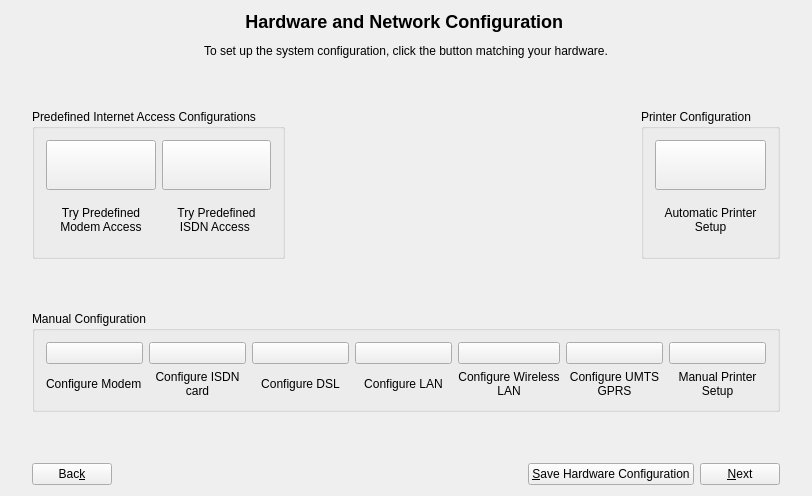
<?xml version="1.0" encoding="UTF-8"?>
<ui version="4.0">
 <author>Archut</author>
 <comment>Dialog for Hardware Configuration</comment>
 <class>GuiHardwareConfigBase</class>
 <widget class="QWidget" name="GuiHardwareConfigBase">
  <property name="geometry">
   <rect>
    <x>0</x>
    <y>0</y>
    <width>812</width>
    <height>496</height>
   </rect>
  </property>
  <property name="sizePolicy">
   <sizepolicy hsizetype="Expanding" vsizetype="Expanding">
    <horstretch>0</horstretch>
    <verstretch>0</verstretch>
   </sizepolicy>
  </property>
  <property name="windowTitle">
   <string>OS Config</string>
  </property>
  <layout class="QHBoxLayout">
   <item>
    <spacer name="spacer13">
     <property name="orientation">
      <enum>Qt::Horizontal</enum>
     </property>
     <property name="sizeType">
      <enum>QSizePolicy::Expanding</enum>
     </property>
     <property name="sizeHint" stdset="0">
      <size>
       <width>5</width>
       <height>31</height>
      </size>
     </property>
    </spacer>
   </item>
   <item>
    <layout class="QVBoxLayout">
     <item>
      <widget class="QLabel" name="labelCaption">
       <property name="text">
        <string>&lt;h2 align=&quot;center&quot;&gt;Hardware and Network Configuration&lt;/h2&gt;

&lt;p align=&quot;center&quot;&gt; To set up the system configuration, click the button matching your hardware.&lt;/p&gt;</string>
       </property>
       <property name="wordWrap">
        <bool>false</bool>
       </property>
      </widget>
     </item>
     <item>
      <spacer name="spacer">
       <property name="orientation">
        <enum>Qt::Vertical</enum>
       </property>
       <property name="sizeType">
        <enum>QSizePolicy::Expanding</enum>
       </property>
       <property name="sizeHint" stdset="0">
        <size>
         <width>20</width>
         <height>16</height>
        </size>
       </property>
      </spacer>
     </item>
     <item>
      <layout class="QHBoxLayout">
       <item>
        <widget class="QGroupBox" name="groupBoxPredefinedConfigs">
         <property name="minimumSize">
          <size>
           <width>0</width>
           <height>150</height>
          </size>
         </property>
         <property name="title">
          <string>Predefined Internet Access Configurations</string>
         </property>
         <layout class="QGridLayout">
          <item row="1" column="1">
           <widget class="QLabel" name="textLabel1">
            <property name="text">
             <string>&lt;p align=center&gt;Try Predefined&lt;br&gt;
ISDN Access &lt;/p&gt;</string>
            </property>
            <property name="wordWrap">
             <bool>false</bool>
            </property>
           </widget>
          </item>
          <item row="0" column="0">
           <widget class="QPushButton" name="buttonPredefinedModem">
            <property name="sizePolicy">
             <sizepolicy hsizetype="Preferred" vsizetype="Preferred">
              <horstretch>0</horstretch>
              <verstretch>0</verstretch>
             </sizepolicy>
            </property>
            <property name="whatsThis">
             <string>Modem</string>
            </property>
            <property name="text">
             <string/>
            </property>
            <property name="icon">
             <iconset resource="../../moneypenny.qrc">
              <normaloff>:/images/nfs_unmount.png</normaloff>:/images/nfs_unmount.png</iconset>
            </property>
            <property name="iconSize">
             <size>
              <width>48</width>
              <height>48</height>
             </size>
            </property>
           </widget>
          </item>
          <item row="1" column="0">
           <widget class="QLabel" name="labelPredefined">
            <property name="text">
             <string>&lt;p align= &quot;center&quot;&gt;Try Predefined
Modem Access&lt;/p&gt;</string>
            </property>
            <property name="wordWrap">
             <bool>true</bool>
            </property>
           </widget>
          </item>
          <item row="0" column="1">
           <widget class="QPushButton" name="buttonPredefinedISDN">
            <property name="sizePolicy">
             <sizepolicy hsizetype="Preferred" vsizetype="Preferred">
              <horstretch>0</horstretch>
              <verstretch>0</verstretch>
             </sizepolicy>
            </property>
            <property name="whatsThis">
             <string>ISDN</string>
            </property>
            <property name="text">
             <string/>
            </property>
            <property name="icon">
             <iconset resource="../../moneypenny.qrc">
              <normaloff>:/images/nfs_unmount.png</normaloff>:/images/nfs_unmount.png</iconset>
            </property>
            <property name="iconSize">
             <size>
              <width>48</width>
              <height>48</height>
             </size>
            </property>
           </widget>
          </item>
         </layout>
        </widget>
       </item>
       <item>
        <spacer name="spacer8_2">
         <property name="orientation">
          <enum>Qt::Horizontal</enum>
         </property>
         <property name="sizeType">
          <enum>QSizePolicy::Expanding</enum>
         </property>
         <property name="sizeHint" stdset="0">
          <size>
           <width>17</width>
           <height>20</height>
          </size>
         </property>
        </spacer>
       </item>
       <item>
        <widget class="QGroupBox" name="groupBox3">
         <property name="title">
          <string>Printer Configuration</string>
         </property>
         <layout class="QVBoxLayout">
          <item>
           <widget class="QPushButton" name="buttonPrinterAuto">
            <property name="sizePolicy">
             <sizepolicy hsizetype="Preferred" vsizetype="Preferred">
              <horstretch>0</horstretch>
              <verstretch>0</verstretch>
             </sizepolicy>
            </property>
            <property name="whatsThis">
             <string>Printer</string>
            </property>
            <property name="text">
             <string/>
            </property>
            <property name="icon">
             <iconset resource="../../moneypenny.qrc">
              <normaloff>:/images/printer1.png</normaloff>:/images/printer1.png</iconset>
            </property>
            <property name="iconSize">
             <size>
              <width>48</width>
              <height>48</height>
             </size>
            </property>
           </widget>
          </item>
          <item>
           <widget class="QLabel" name="labelPrinter">
            <property name="text">
             <string>&lt;p align=&quot;center&quot;&gt;Automatic
Printer Setup&lt;/p&gt;</string>
            </property>
            <property name="scaledContents">
             <bool>false</bool>
            </property>
            <property name="wordWrap">
             <bool>true</bool>
            </property>
           </widget>
          </item>
         </layout>
        </widget>
       </item>
      </layout>
     </item>
     <item>
      <spacer name="spacer14">
       <property name="orientation">
        <enum>Qt::Vertical</enum>
       </property>
       <property name="sizeType">
        <enum>QSizePolicy::Expanding</enum>
       </property>
       <property name="sizeHint" stdset="0">
        <size>
         <width>20</width>
         <height>16</height>
        </size>
       </property>
      </spacer>
     </item>
     <item>
      <widget class="QGroupBox" name="groupBox2">
       <property name="minimumSize">
        <size>
         <width>0</width>
         <height>0</height>
        </size>
       </property>
       <property name="title">
        <string>Manual Configuration</string>
       </property>
       <layout class="QGridLayout" name="gridLayout">
        <item row="0" column="0">
         <widget class="QPushButton" name="buttonModem">
          <property name="sizePolicy">
           <sizepolicy hsizetype="Preferred" vsizetype="Preferred">
            <horstretch>0</horstretch>
            <verstretch>0</verstretch>
           </sizepolicy>
          </property>
          <property name="whatsThis">
           <string>Modem</string>
          </property>
          <property name="text">
           <string/>
          </property>
          <property name="icon">
           <iconset resource="../../moneypenny.qrc">
            <normaloff>:/images/nfs_unmount.png</normaloff>:/images/nfs_unmount.png</iconset>
          </property>
          <property name="iconSize">
           <size>
            <width>48</width>
            <height>48</height>
           </size>
          </property>
         </widget>
        </item>
        <item row="0" column="1">
         <widget class="QPushButton" name="buttonIsdn">
          <property name="sizePolicy">
           <sizepolicy hsizetype="Preferred" vsizetype="Preferred">
            <horstretch>0</horstretch>
            <verstretch>0</verstretch>
           </sizepolicy>
          </property>
          <property name="whatsThis">
           <string>ISDN</string>
          </property>
          <property name="text">
           <string/>
          </property>
          <property name="icon">
           <iconset resource="../../moneypenny.qrc">
            <normaloff>:/images/nfs_unmount.png</normaloff>:/images/nfs_unmount.png</iconset>
          </property>
          <property name="iconSize">
           <size>
            <width>48</width>
            <height>48</height>
           </size>
          </property>
         </widget>
        </item>
        <item row="0" column="2">
         <widget class="QPushButton" name="buttonDsl">
          <property name="sizePolicy">
           <sizepolicy hsizetype="Preferred" vsizetype="Preferred">
            <horstretch>0</horstretch>
            <verstretch>0</verstretch>
           </sizepolicy>
          </property>
          <property name="whatsThis">
           <string>DSL</string>
          </property>
          <property name="text">
           <string/>
          </property>
          <property name="icon">
           <iconset resource="../../moneypenny.qrc">
            <normaloff>:/images/nfs_unmount.png</normaloff>:/images/nfs_unmount.png</iconset>
          </property>
          <property name="iconSize">
           <size>
            <width>48</width>
            <height>48</height>
           </size>
          </property>
         </widget>
        </item>
        <item row="0" column="3">
         <widget class="QPushButton" name="buttonLan">
          <property name="sizePolicy">
           <sizepolicy hsizetype="Preferred" vsizetype="Preferred">
            <horstretch>0</horstretch>
            <verstretch>0</verstretch>
           </sizepolicy>
          </property>
          <property name="whatsThis">
           <string>Lokal Area Network</string>
          </property>
          <property name="text">
           <string/>
          </property>
          <property name="icon">
           <iconset resource="../../moneypenny.qrc">
            <normaloff>:/images/nfs_unmount.png</normaloff>:/images/nfs_unmount.png</iconset>
          </property>
          <property name="iconSize">
           <size>
            <width>48</width>
            <height>48</height>
           </size>
          </property>
         </widget>
        </item>
        <item row="0" column="4">
         <widget class="QPushButton" name="buttonWlan">
          <property name="sizePolicy">
           <sizepolicy hsizetype="Preferred" vsizetype="Preferred">
            <horstretch>0</horstretch>
            <verstretch>0</verstretch>
           </sizepolicy>
          </property>
          <property name="whatsThis">
           <string>Lokal Area Network</string>
          </property>
          <property name="text">
           <string/>
          </property>
          <property name="icon">
           <iconset resource="../../moneypenny.qrc">
            <normaloff>:/images/network-wireless.svg</normaloff>:/images/network-wireless.svg</iconset>
          </property>
          <property name="iconSize">
           <size>
            <width>48</width>
            <height>48</height>
           </size>
          </property>
         </widget>
        </item>
        <item row="0" column="5">
         <widget class="QPushButton" name="buttonGprs">
          <property name="sizePolicy">
           <sizepolicy hsizetype="Preferred" vsizetype="Preferred">
            <horstretch>0</horstretch>
            <verstretch>0</verstretch>
           </sizepolicy>
          </property>
          <property name="whatsThis">
           <string>Lokal Area Network</string>
          </property>
          <property name="text">
           <string/>
          </property>
          <property name="icon">
           <iconset resource="../../moneypenny.qrc">
            <normaloff>:/images/dial_in.xpm</normaloff>:/images/dial_in.xpm</iconset>
          </property>
          <property name="iconSize">
           <size>
            <width>48</width>
            <height>48</height>
           </size>
          </property>
         </widget>
        </item>
        <item row="0" column="6">
         <widget class="QPushButton" name="buttonPrinterManual">
          <property name="sizePolicy">
           <sizepolicy hsizetype="Preferred" vsizetype="Preferred">
            <horstretch>0</horstretch>
            <verstretch>0</verstretch>
           </sizepolicy>
          </property>
          <property name="whatsThis">
           <string>Printer</string>
          </property>
          <property name="text">
           <string/>
          </property>
          <property name="icon">
           <iconset resource="../../moneypenny.qrc">
            <normaloff>:/images/printer1.png</normaloff>:/images/printer1.png</iconset>
          </property>
          <property name="iconSize">
           <size>
            <width>48</width>
            <height>48</height>
           </size>
          </property>
         </widget>
        </item>
        <item row="1" column="1">
         <widget class="QLabel" name="labelISDN">
          <property name="text">
           <string>&lt;p align=&quot;center&quot;&gt;Configure
ISDN card&lt;/p&gt;</string>
          </property>
          <property name="wordWrap">
           <bool>true</bool>
          </property>
         </widget>
        </item>
        <item row="1" column="2">
         <widget class="QLabel" name="labelDSL">
          <property name="enabled">
           <bool>true</bool>
          </property>
          <property name="text">
           <string>&lt;p align=&quot;center&quot;&gt;Configure
DSL&lt;/p&gt;</string>
          </property>
          <property name="wordWrap">
           <bool>true</bool>
          </property>
         </widget>
        </item>
        <item row="1" column="3">
         <widget class="QLabel" name="labelLAN">
          <property name="text">
           <string>&lt;p align=&quot;center&quot;&gt;Configure
LAN&lt;/p&gt;</string>
          </property>
          <property name="wordWrap">
           <bool>true</bool>
          </property>
         </widget>
        </item>
        <item row="1" column="4">
         <widget class="QLabel" name="labelWLAN">
          <property name="text">
           <string>&lt;p align=&quot;center&quot;&gt;Configure
Wireless LAN&lt;/p&gt;</string>
          </property>
          <property name="wordWrap">
           <bool>true</bool>
          </property>
         </widget>
        </item>
        <item row="1" column="5">
         <widget class="QLabel" name="labelGPRS">
          <property name="text">
           <string>&lt;!DOCTYPE HTML PUBLIC &quot;-//W3C//DTD HTML 4.0//EN&quot; &quot;http://www.w3.org/TR/REC-html40/strict.dtd&quot;&gt;
&lt;html&gt;&lt;head&gt;&lt;meta name=&quot;qrichtext&quot; content=&quot;1&quot; /&gt;&lt;style type=&quot;text/css&quot;&gt;
p, li { white-space: pre-wrap; }
&lt;/style&gt;&lt;/head&gt;&lt;body style=&quot; font-family:'DejaVu Sans'; font-size:9pt; font-weight:400; font-style:normal;&quot;&gt;
&lt;p align=&quot;center&quot; style=&quot; margin-top:12px; margin-bottom:12px; margin-left:0px; margin-right:0px; -qt-block-indent:0; text-indent:0px;&quot;&gt;Configure UMTS GPRS&lt;/p&gt;&lt;/body&gt;&lt;/html&gt;</string>
          </property>
          <property name="wordWrap">
           <bool>true</bool>
          </property>
         </widget>
        </item>
        <item row="1" column="6">
         <widget class="QLabel" name="labelPrinter_2">
          <property name="text">
           <string>&lt;p align=&quot;center&quot;&gt;Manual
Printer Setup&lt;/p&gt;</string>
          </property>
          <property name="scaledContents">
           <bool>false</bool>
          </property>
          <property name="wordWrap">
           <bool>true</bool>
          </property>
         </widget>
        </item>
        <item row="1" column="0">
         <widget class="QLabel" name="labelModem">
          <property name="text">
           <string>Configure Modem</string>
          </property>
          <property name="wordWrap">
           <bool>true</bool>
          </property>
         </widget>
        </item>
       </layout>
      </widget>
     </item>
     <item>
      <spacer name="spacer_2">
       <property name="orientation">
        <enum>Qt::Vertical</enum>
       </property>
       <property name="sizeType">
        <enum>QSizePolicy::Expanding</enum>
       </property>
       <property name="sizeHint" stdset="0">
        <size>
         <width>20</width>
         <height>16</height>
        </size>
       </property>
      </spacer>
     </item>
     <item>
      <layout class="QHBoxLayout">
       <item>
        <widget class="QPushButton" name="buttonBack">
         <property name="text">
          <string>Bac&amp;k</string>
         </property>
         <property name="shortcut">
          <string>Alt+K</string>
         </property>
        </widget>
       </item>
       <item>
        <spacer name="spacer10">
         <property name="orientation">
          <enum>Qt::Horizontal</enum>
         </property>
         <property name="sizeType">
          <enum>QSizePolicy::Expanding</enum>
         </property>
         <property name="sizeHint" stdset="0">
          <size>
           <width>410</width>
           <height>20</height>
          </size>
         </property>
        </spacer>
       </item>
       <item>
        <widget class="QPushButton" name="buttonSave">
         <property name="text">
          <string>&amp;Save Hardware Configuration</string>
         </property>
        </widget>
       </item>
       <item>
        <widget class="QPushButton" name="buttonNext">
         <property name="whatsThis">
          <string>Save button</string>
         </property>
         <property name="text">
          <string>&amp;Next</string>
         </property>
         <property name="shortcut">
          <string>Alt+N</string>
         </property>
        </widget>
       </item>
      </layout>
     </item>
    </layout>
   </item>
   <item>
    <spacer name="spacer12">
     <property name="orientation">
      <enum>Qt::Horizontal</enum>
     </property>
     <property name="sizeType">
      <enum>QSizePolicy::Expanding</enum>
     </property>
     <property name="sizeHint" stdset="0">
      <size>
       <width>5</width>
       <height>31</height>
      </size>
     </property>
    </spacer>
   </item>
  </layout>
 </widget>
 <layoutdefault spacing="6" margin="11"/>
 <resources>
  <include location="../../moneypenny.qrc"/>
 </resources>
 <connections/>
</ui>
